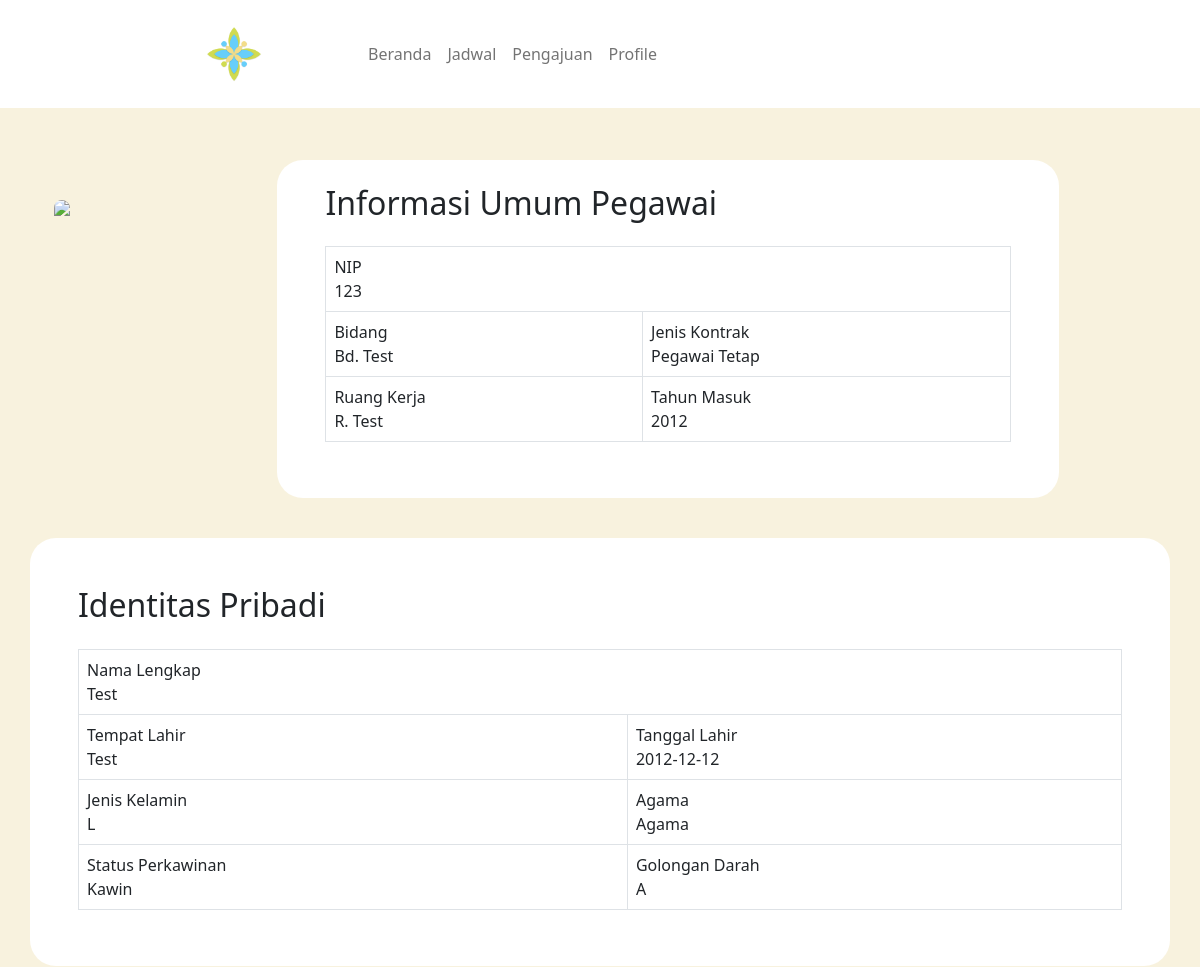
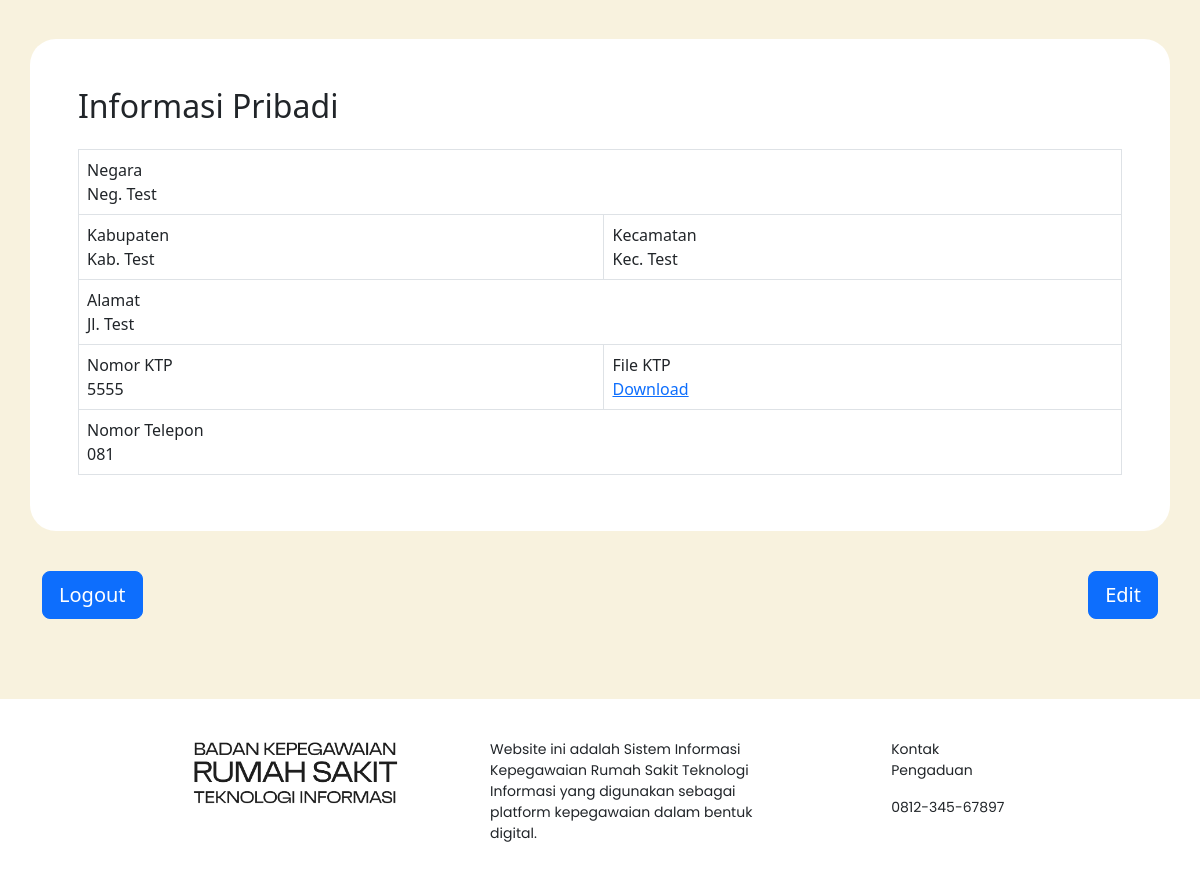
The page /profile.php (signed in) on the database its author committed (2 pictures, top to bottom).
### tables this page shows
CREATE TABLE tb_pegawai(
	id_pegawai INT AUTO_INCREMENT,
	id_jabatan INT,
	username VARCHAR(255),
	email VARCHAR(255),
	password_pg VARCHAR(255),
	nip VARCHAR(18),
	nama VARCHAR(255),
	foto_profile MEDIUMBLOB,
	no_hp VARCHAR(15),
	alamat VARCHAR(255),
	kecamatan VARCHAR(255),
	kabupaten VARCHAR(255),
	negara VARCHAR(255),
	agama VARCHAR(255),
	jenis_kelamin ENUM('L','P'),
	golongan_darah ENUM('A','B','AB','O'),
	tempat_lahir VARCHAR(255),
	tgl_lahir DATE,
	status_kawin ENUM('Kawin','Belum Kawin'),
	no_ktp VARCHAR(16),
	file_ktp MEDIUMBLOB,
	tahun_masuk YEAR,
	jenis_kontrak VARCHAR(255),
	bidang VARCHAR(255),
	ruangan VARCHAR(255),
	tgl_buat TIMESTAMP,
	PRIMARY KEY(id_pegawai),
	FOREIGN KEY(id_jabatan) REFERENCES tb_jabatan(id_jabatan),
	UNIQUE(username)
);

### profile.php (the view, shortened to what this page needs)
<?php
if (!isset($_SESSION["id_pegawai"])) {
    header("location:login.php");
} else {
    require "./dbConnection.php";
    $sql = 'SELECT *
            FROM tb_pegawai
            WHERE id_pegawai = :id_pegawai';
    $statement = $pdo->prepare($sql);
    $statement->bindParam(':id_pegawai', $_SESSION["id_pegawai"], PDO::PARAM_STR);
    $statement->execute();
    $user = $statement->fetch(PDO::FETCH_ASSOC);
}
?>
<!doctype html>
<html lang="en">
<head>
    <link rel="stylesheet" href="style/beranda.css">
    <link href="https://cdn.jsdelivr.net/npm/bootstrap@5.2.3/dist/css/bootstrap.min.css" rel="stylesheet">
</head>
<body class="d-flex flex-column min-vh-100" style="background-color: #F8F2DE;">
    <div class="d-flex flex-column justify-content-start header fixed-top">
        <nav class="navbar navbar-expand-sm">
            <div class="container-fluid">
                <img src="img/char-logo.png" alt="logo-rumah-sakit" height="60" class="kiri" style="padding-right: 8vw;">
                <div class="collapse navbar-collapse" id="navbarNav">
                    <ul class="navbar-nav text-center">
                        <li class="nav-item">
                        <a class="nav-link" aria-current="page" href="beranda-after.php">Beranda</a>
                        </li>
                        <li class="nav-item">
                        <a class="nav-link" href="jadwal.php">Jadwal</a>
                        </li>
                        <li class="nav-item">
                        <a class="nav-link" href="pengajuan.php">Pengajuan</a>
                        </li>
                        <li class="nav-item ">
                            <a class="nav-link" href="profile.php">Profile</a>
                        </li>
                    </ul>
                </div>
            </div>
        </nav>
    </div>
    <div class="container" style="padding-top:20vh;">
        <div class="d-lg-flex flex-row justify-content-center">
            <img class="foto-profile" height="250px" style="margin-right: 9vw; margin-left: 1vw; margin-top: 5vh; border-radius:30px;"/>
            <div class="container" style="background-color: #ffff; border-radius: 26px; width: 70%;">
                <div class="d-flex flex-column justify-content-evenly" style="margin-top: 3vh; margin-left: 3vw; margin-right: 3vw; margin-bottom: 5vh;">
                    <h2>Informasi Umum Pegawai</h2>
                    <table class="table table-bordered" style="margin-top: 2vh; width:100%">
                        <tbody>
                            <tr>
                            <td colspan="2">NIP<br><?= $user['nip']; ?></td>
                            </tr>
                            <tr>
                            <td>Bidang<br><?= $user['bidang']; ?></td>
                            <td>Jenis Kontrak<br><?= $user['jenis_kontrak']; ?></td>
                            </tr>
                            <tr>
                            <td>Ruang Kerja<br><?= $user['ruangan']; ?></td>
                            <td>Tahun Masuk<br><?= $user['tahun_masuk']; ?></td>
                            </tr>
                        </tbody>
                    </table>
                </div>
            </div>
        </div>
    </div>
    <div class="container" style="background-color: #ffff; border-radius: 26px; padding-top:3vh; margin-top:5vh;">
        <div class="d-flex flex-column justify-content-evenly" style="margin-top: 3vh; margin-left: 3vw; margin-right: 3vw; margin-bottom: 5vh;">
            <h2>Identitas Pribadi</h2>
            <table class="table table-bordered" style="margin-top: 2vh; width:100%">
                <tbody>
                    <tr>
                    <td colspan="2">Nama Lengkap<br><?= $user['nama']; ?></td>
                    </tr>
                    <tr>
                    <td>Tempat Lahir<br><?= $user['tempat_lahir']; ?></td>
                    <td>Tanggal Lahir<br><?= $user['tgl_lahir']; ?></td>
                    </tr>
                    <tr>
                    <td>Jenis Kelamin<br><?= $user['jenis_kelamin']; ?></td>
                    <td>Agama<br><?= $user['agama']; ?></td>
                    </tr>
                    <tr>
                    <td>Status Perkawinan<br><?= $user['status_kawin']; ?></td>
                    <td>Golongan Darah<br><?= $user['golongan_darah']; ?></td>
                    </tr>
                </tbody>
            </table>
        </div>
    </div>
    <div class="container" style="background-color: #ffff; border-radius: 26px; padding-top:3vh; margin-top:5vh;">
        <div class="d-flex flex-column justify-content-evenly" style="margin-top: 3vh; margin-left: 3vw; margin-right: 3vw; margin-bottom: 5vh;">
            <h2>Informasi Pribadi</h2>
            <table class="table table-bordered" style="margin-top: 2vh; width:100%">
                <tbody>
                    <tr>
                    <td colspan="2">Negara<br><?= $user['negara']; ?></td>
                    </tr>
                    <tr>
                    <td>Kabupaten<br><?= $user['kabupaten']; ?></td>
                    <td>Kecamatan<br><?= $user['kecamatan']; ?></td>
                    </tr>
                    <tr>
                    <td colspan="2">Alamat<br><?= $user['alamat']; ?></td>
                    </tr>
                    <tr>
                    <td>Nomor KTP<br><?= $user['no_ktp']; ?></td>
                    <td>File KTP<br><a download="file_ktp.PDF">Download</a></td>
                    </tr>
                    <tr>
                    <td colspan="2">Nomor Telepon<br><?= $user['no_hp']; ?></td>
                    </tr>
                </tbody>
            </table>
        </div>
    </div>
    <div class="container d-lg-flex flex-row justify-content-between" style="margin-top: 5vh;">
        <a href="logout.php">
            <button type="button" class="btn btn-primary btn-lg">Logout</button>
        </a>
        <a href="profile_edit.php">
            <button type="button" class="btn btn-primary btn-lg">Edit</button>
        </a>
    </div>
    <div class="d-flex flex-row-lg justify-content-evenly footer">
        <div class="d-lg-flex flex-row justify-content-between">
            <img src="img/title-logo-black-2.png" alt="logo pegawai" height="70px" style="padding-right: 80px">
            <p class="desc">Website ini adalah Sistem Informasi Kepegawaian Rumah Sakit Teknologi Informasi yang digunakan sebagai platform kepegawaian dalam bentuk digital.</p>
        </div>
        <div class="d-flex flex-column justify-content-start informasi">
            <p class="kontak">Kontak Pengaduan</p>
            <p class="nomor">0812-345-67897</p>
        </div>
    </div>
</body>
</html>

### style/beranda.css (style rules this page uses)
body { min-height: 100vh; }
.header { background-color: #ffff; padding-top: 2vh; padding-bottom: 2vh; padding-left: 16vw; }
.footer { position: sticky; top: 100%; background-color: #ffff; padding-left: 16vw; padding-right: 16vw; padding-top: 5vh; padding-bottom: 3vh; margin-top: 10vh; }
.desc { margin-right: 10vw; margin-left: 1vw; font-size: 14px; font-family: "poppins"; }
.kontak { font-size: 14px; font-family: "poppins"; }
.nomor { font-size: 14px; font-family: "poppins"; }
.informasi { width: 250px; }

### rows shown on the page
tb_pegawai: nip "123", bidang "Bd. Test", jenis_kontrak "Pegawai Tetap", ruangan "R. Test", tahun_masuk "2012", nama "Test", tempat_lahir "Test", tgl_lahir "2012-12-12", jenis_kelamin "L", agama "Agama", status_kawin "Kawin", golongan_darah "A", negara "Neg. Test", kabupaten "Kab. Test", kecamatan "Kec. Test", alamat "Jl. Test", no_ktp "5555", no_hp "081"
